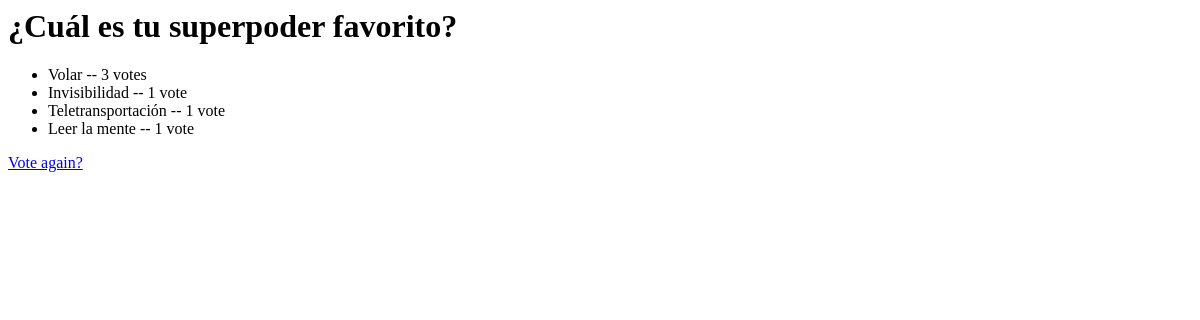
The page /polls/2/results/ on the database as committed earlier.
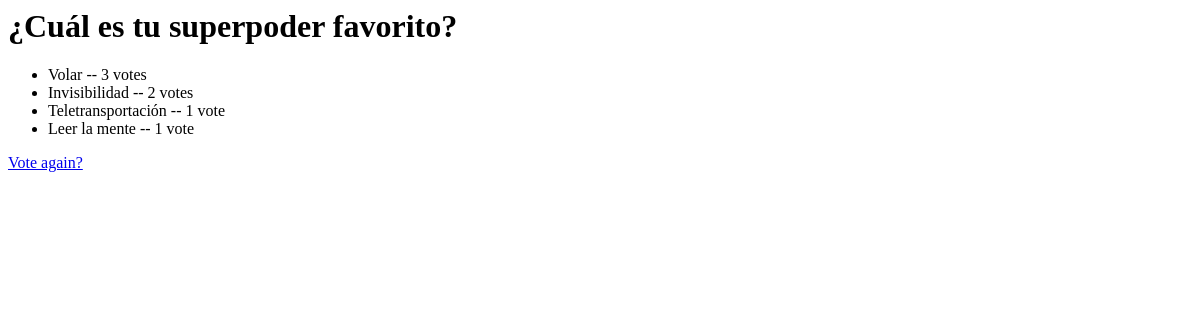
The same page on the database as committed later.
### polls/models.py (models this page shows, shortened)
class Choice(models.Model):
    question = models.ForeignKey(Question, on_delete=models.CASCADE)
    choice_text = models.CharField(max_length=200)
    votes = models.IntegerField(default=0)

### polls/views.py (the view)
# urls.py: path("<int:pk>/results/", views.ResultsView.as_view(), name="results"),
class ResultsView(DetailView):
    model = Question
    template_name = "polls/results.html";
    context_object_name = "question"

### polls/templates/polls/results.html
<h1>{{ question.question_text }}</h1>
<ul>
{% for choice in question.choice_set.all %}
    <li>{{ choice.choice_text }} -- {{ choice.votes }} vote{{ choice.votes|pluralize }}</li>
{% endfor %}
</ul>
<a href="{% url 'polls:detail' question.id %}">Vote again?</a>

Rows that differ between the two databases and show on the page:
changed Choice "Invisibilidad": votes "1" → "2"
